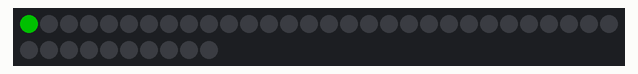
This sketch was run on a simulated Arduino Uno, built with avr-gcc and run on an emulated ATmega328P. Parts: 40 RGB LEDs in strip order, left to right, continuing on the next row. Dim RGB values are drawn brighter than linear; colours are those a GRB WS2812 strip shows for the declared byte order; what the sketch prints to the serial monitor is not drawn.

Above: at 0.01 s.
At 4.91 s:
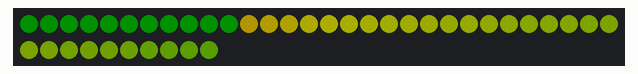
At 9.95 s:
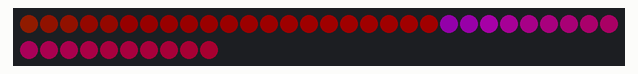
At 19.89 s:
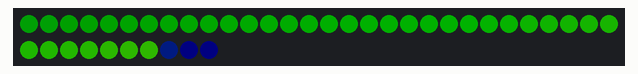
At 29.83 s:
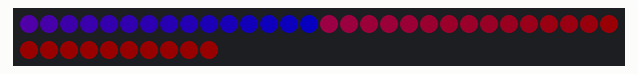
At 39.92 s:
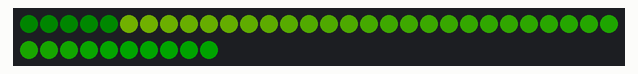

The sketch:

Cylon.ino
```cpp
#include <FastLED.h>

// How many leds in your strip?
#define NUM_LEDS 40

// For led chips like Neopixels, which have a data line, ground, and power, you just
// need to define DATA_PIN.  For led chipsets that are SPI based (four wires - data, clock,
// ground, and power), like the LPD8806, define both DATA_PIN and CLOCK_PIN
#define DATA_PIN 3
#define CLOCK_PIN 13

// Define the array of leds
CRGB leds[NUM_LEDS];

void setup() {
	Serial.begin(57600);
	Serial.println("resetting");
	LEDS.addLeds<WS2812B,DATA_PIN,RGB>(leds,NUM_LEDS);
	LEDS.setBrightness(84);
}

void fadeall() { for(int i = 0; i < NUM_LEDS; i++) { leds[i].nscale8(250); } }

void loop() {
	static uint8_t hue = 0;
	Serial.print("x");
	// First slide the led in one direction
	for(int i = 0; i < NUM_LEDS; i++) {
		// Set the i'th led to red
		leds[i] = CHSV(hue++, 255, 255);
		// Show the leds
		FastLED.show();
		// now that we've shown the leds, reset the i'th led to black
		// leds[i] = CRGB::Black;
		fadeall();
		// Wait a little bit before we loop around and do it again
		delay(70);
	}
	Serial.print("x");

	// Now go in the other direction.
	for(int i = (NUM_LEDS)-1; i >= 0; i--) {
		// Set the i'th led to red
		leds[i] = CHSV(hue++, 255, 255);
		// Show the leds
		FastLED.show();
		// now that we've shown the leds, reset the i'th led to black
		// leds[i] = CRGB::Black;
		fadeall();
		// Wait a little bit before we loop around and do it again
		delay(70);
	}
}
```
